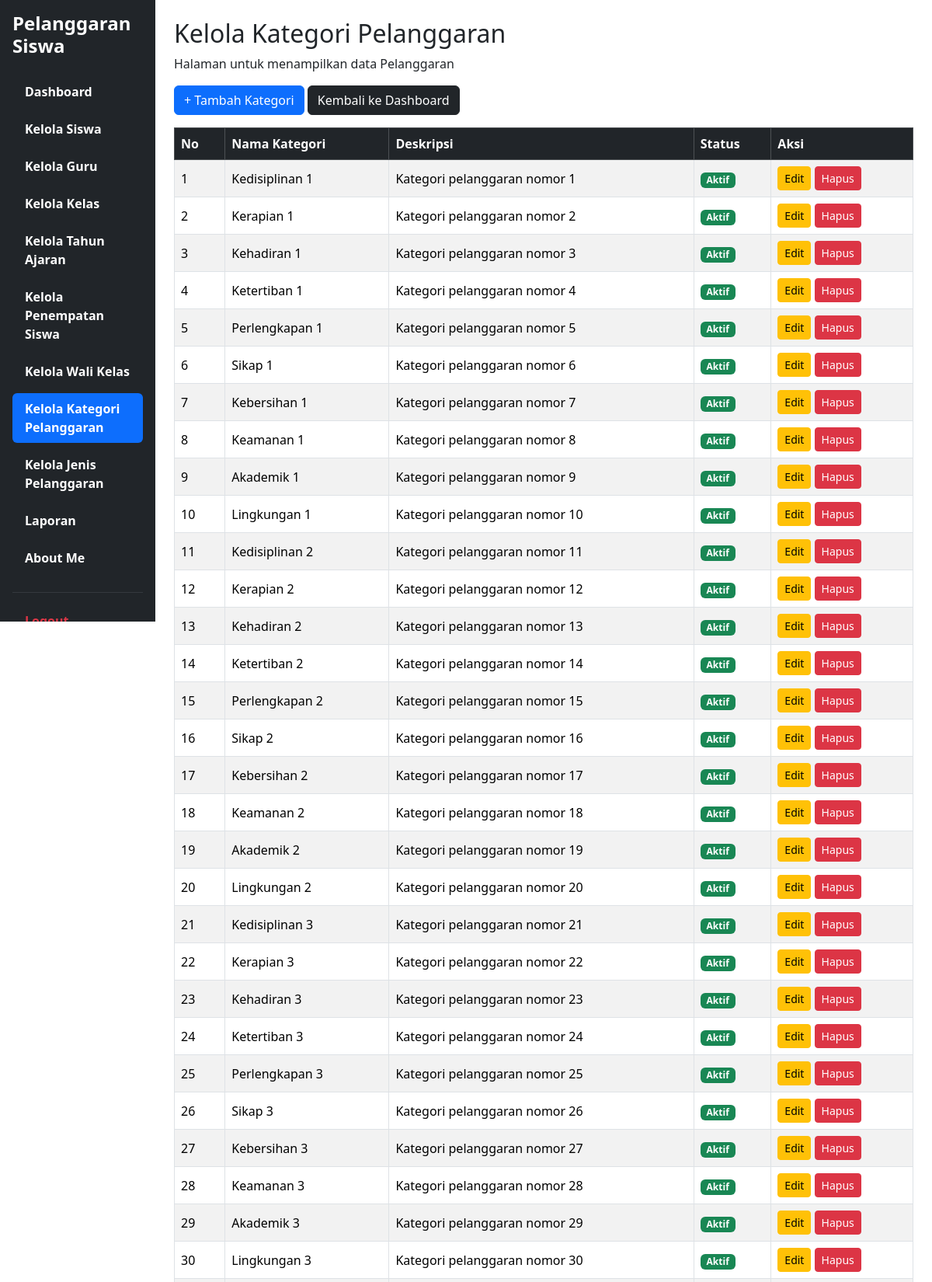
Screenshot of /Kelola_Kategori_Pelanggaran.php (signed in, upper part) with the database file from the repository.
### tables this page shows
CREATE TABLE `t_pelanggaran_kategori` (
  `id` int(11) NOT NULL,
  `nama` varchar(100) DEFAULT NULL,
  `deskripsi` text NOT NULL,
  `status_aktif` tinyint(1) NOT NULL,
  `created_at` timestamp NOT NULL DEFAULT current_timestamp(),
  `updated_at` timestamp NOT NULL DEFAULT current_timestamp()
);

### Kelola_Kategori_Pelanggaran.php (the view, shortened to what this page needs)
<?php
include 'config/koneksi.php';
$data = mysqli_query($koneksi,
    "SELECT * FROM t_pelanggaran_kategori ORDER BY id ASC"
);
?>
<!DOCTYPE html>
<html lang="id">
<head>
    <link href="https://cdn.jsdelivr.net/npm/bootstrap@5.3.8/dist/css/bootstrap.min.css" rel="stylesheet">
    <link rel="stylesheet"
      href="https://cdn.datatables.net/2.3.4/css/dataTables.bootstrap5.min.css">
</head>
<body>
<div class="container-fluid">
    <div class="row">
<div class="col-md-3 col-lg-2 bg-dark min-vh-100 p-3 sticky-top" style="top: 0; height: 100vh; overflow-y: auto;">
            <h4 class="text-white fw-bold mb-4 ">
            Pelanggaran Siswa
            </h4>
            <ul class="nav nav-pills flex-column">
                <li class="nav-item mb-2">
                    <a href="dashboard.php" class="nav-link text-white">
                    <h7 class="fw-bold mb-4">Dashboard</h7>
                    </a>
                </li>
                <li class="nav-item mb-2">
                    <a href="Kelola_Siswa.php" class="nav-link text-white">
                    <h7 class="fw-bold mb-4">Kelola Siswa</h7>
                    </a>
                </li>
                <li class="nav-item mb-2">
                    <a href="Kelola_Guru.php" class="nav-link text-white">
                    <h7 class="fw-bold mb-4">Kelola Guru</h7>
                    </a>
                </li>
                <li class="nav-item mb-2">
                    <a href="Kelola_Kelas.php" class="nav-link text-white">
                    <h7 class="fw-bold mb-4">Kelola Kelas</h7>
                    </a>
                </li>
                <li class="nav-item mb-2">
                    <a href="Kelola_Tahun_Ajaran.php" class="nav-link text-white">
                    <h7 class="fw-bold mb-4">Kelola Tahun Ajaran</h7>
                    </a>
                </li>
                <li class="nav-item mb-2">
                    <a href="Kelola_Penempatan_Siswa.php" class="nav-link text-white">
                    <h7 class="fw-bold mb-4">Kelola Penempatan Siswa</h7>
                    </a>
                </li>
                <li class="nav-item mb-2">
                    <a href="Kelola_Wali_Kelas.php" class="nav-link text-white">
                    <h7 class="fw-bold mb-4">Kelola Wali Kelas</h7>
                    </a>
                </li>
                <li class="nav-item mb-2">
                    <a href="Kelola_Kategori_Pelanggaran.php" class="nav-link active">
                    <h7 class="fw-bold mb-4">Kelola Kategori Pelanggaran</h7>
                    </a>
                </li>
                <li class="nav-item mb-2">
                    <a href="Kelola_Jenis_Pelanggaran.php" class="nav-link text-white">
                    <h7 class="fw-bold mb-4">Kelola Jenis Pelanggaran</h7>
                    </a>
                </li>
                <li class="nav-item mb-2">
                    <a href="Laporan.php" class="nav-link text-white">
                    <h7 class="fw-bold mb-4">Laporan</h7>
                    </a>
                </li>
                <li class="nav-item mb-2">
                    <a href="about_me.php" class="nav-link text-white">
                    <h7 class="fw-bold mb-4">About Me</h7>
                    </a>
                </li>
                <hr class="text-secondary">
                <li class="nav-item">
                    <a href="logout.php" class="nav-link text-danger">
                    <h7 class="fw-bold mb-4">Logout</h7>
                    </a>
                </li>
            </ul>
        </div>
        <main class="col-md-9 col-lg-10 p-4">
        <h2>Kelola Kategori Pelanggaran</h2>
        <p>Halaman untuk menampilkan data Pelanggaran</p>
            <div class="mb-3">
                <a href="tambah_kategori_pelanggaran.php" class="btn btn-primary">
                   + Tambah Kategori
                </a>
                <a href="dashboard.php" class="btn btn-dark">
                     Kembali ke Dashboard
                </a>
            </div>
<div class="table-responsive">
    <table id="tabelKategori"
           class="table table-hover table-striped table-bordered align-middle">
        <thead class="table-dark">
            <tr>
                <th>No</th>
                <th>Nama Kategori</th>
                <th>Deskripsi</th>
                <th>Status</th>
                <th>Aksi</th>
            </tr>
        </thead>
        <tbody>
            <?php if (mysqli_num_rows($data) > 0): ?>
                <?php $no = 1; ?>
                <?php while ($d = mysqli_fetch_assoc($data)): ?>
                    <tr>
                        <td><?= $no++ ?></td>
                        <td><?= htmlspecialchars($d['nama']) ?></td>
                        <td><?= htmlspecialchars($d['deskripsi'] ?? '') ?></td>
                        <td>
                            <?php if ((int)$d['status_aktif'] === 1): ?>
                                <span class="badge bg-success">Aktif</span>
                            <?php else: ?>
                                <span class="badge bg-secondary">Tidak Aktif</span>
                            <?php endif; ?>
                        </td>
                        <td>
                            <a href="edit_kategori_pelanggaran.php?id=<?= (int)$d['id'] ?>"
                               class="btn btn-warning btn-sm">
                                Edit
                            </a>
                            <form action="hapus_kategori_pelanggaran.php"
                                  method="POST"
                                  class="d-inline"
                                  onsubmit="return confirm('Yakin ingin menghapus kategori ini?')">
                                <button type="submit" name="hapus"
                                        class="btn btn-danger btn-sm">
                                    Hapus
                                </button>
                            </form>
                        </td>
                    </tr>
                <?php endwhile; ?>
            <?php endif; ?>
        </tbody>
    </table>
</div>
</body>
</html>

### rows the page displays
t_pelanggaran_kategori: nama "Kedisiplinan 1", deskripsi "Kategori pelanggaran nomor 1", status_aktif "Aktif"
t_pelanggaran_kategori: nama "Kerapian 1", deskripsi "Kategori pelanggaran nomor 2", status_aktif "Aktif"
t_pelanggaran_kategori: nama "Kehadiran 1", deskripsi "Kategori pelanggaran nomor 3", status_aktif "Aktif"
t_pelanggaran_kategori: nama "Ketertiban 1", deskripsi "Kategori pelanggaran nomor 4", status_aktif "Aktif"
t_pelanggaran_kategori: nama "Perlengkapan 1", deskripsi "Kategori pelanggaran nomor 5", status_aktif "Aktif"
t_pelanggaran_kategori: nama "Sikap 1", deskripsi "Kategori pelanggaran nomor 6", status_aktif "Aktif"
t_pelanggaran_kategori: nama "Kebersihan 1", deskripsi "Kategori pelanggaran nomor 7", status_aktif "Aktif"
t_pelanggaran_kategori: nama "Keamanan 1", deskripsi "Kategori pelanggaran nomor 8", status_aktif "Aktif"
t_pelanggaran_kategori: nama "Akademik 1", deskripsi "Kategori pelanggaran nomor 9", status_aktif "Aktif"
t_pelanggaran_kategori: nama "Lingkungan 1", deskripsi "Kategori pelanggaran nomor 10", status_aktif "Aktif"
t_pelanggaran_kategori: nama "Kedisiplinan 2", deskripsi "Kategori pelanggaran nomor 11", status_aktif "Aktif"
t_pelanggaran_kategori: nama "Kerapian 2", deskripsi "Kategori pelanggaran nomor 12", status_aktif "Aktif"
t_pelanggaran_kategori: nama "Kehadiran 2", deskripsi "Kategori pelanggaran nomor 13", status_aktif "Aktif"
t_pelanggaran_kategori: nama "Ketertiban 2", deskripsi "Kategori pelanggaran nomor 14", status_aktif "Aktif"
t_pelanggaran_kategori: nama "Perlengkapan 2", deskripsi "Kategori pelanggaran nomor 15", status_aktif "Aktif"
t_pelanggaran_kategori: nama "Sikap 2", deskripsi "Kategori pelanggaran nomor 16", status_aktif "Aktif"
t_pelanggaran_kategori: nama "Kebersihan 2", deskripsi "Kategori pelanggaran nomor 17", status_aktif "Aktif"
t_pelanggaran_kategori: nama "Keamanan 2", deskripsi "Kategori pelanggaran nomor 18", status_aktif "Aktif"
t_pelanggaran_kategori: nama "Akademik 2", deskripsi "Kategori pelanggaran nomor 19", status_aktif "Aktif"
t_pelanggaran_kategori: nama "Lingkungan 2", deskripsi "Kategori pelanggaran nomor 20", status_aktif "Aktif"
t_pelanggaran_kategori: nama "Kedisiplinan 3", deskripsi "Kategori pelanggaran nomor 21", status_aktif "Aktif"
t_pelanggaran_kategori: nama "Kerapian 3", deskripsi "Kategori pelanggaran nomor 22", status_aktif "Aktif"
t_pelanggaran_kategori: nama "Kehadiran 3", deskripsi "Kategori pelanggaran nomor 23", status_aktif "Aktif"
t_pelanggaran_kategori: nama "Ketertiban 3", deskripsi "Kategori pelanggaran nomor 24", status_aktif "Aktif"
t_pelanggaran_kategori: nama "Perlengkapan 3", deskripsi "Kategori pelanggaran nomor 25", status_aktif "Aktif"
t_pelanggaran_kategori: nama "Sikap 3", deskripsi "Kategori pelanggaran nomor 26", status_aktif "Aktif"
t_pelanggaran_kategori: nama "Kebersihan 3", deskripsi "Kategori pelanggaran nomor 27", status_aktif "Aktif"
t_pelanggaran_kategori: nama "Keamanan 3", deskripsi "Kategori pelanggaran nomor 28", status_aktif "Aktif"
t_pelanggaran_kategori: nama "Akademik 3", deskripsi "Kategori pelanggaran nomor 29", status_aktif "Aktif"
t_pelanggaran_kategori: nama "Lingkungan 3", deskripsi "Kategori pelanggaran nomor 30", status_aktif "Aktif"
